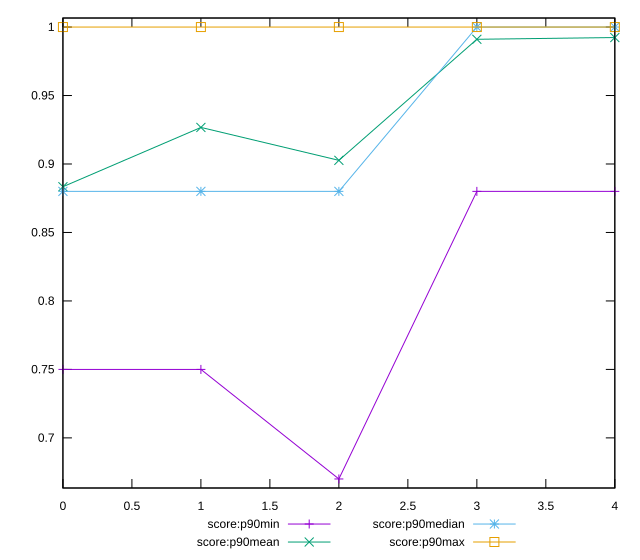

Here is the gnuplot script that generated this plot:
reset

$scoreP90Min <<EOF
0 0.75
1 0.75
2 0.67
3 0.88
4 0.88
EOF

$scoreP90Mean <<EOF
0 0.8834042553191487
1 0.926702127659574
2 0.9026595744680849
3 0.991063829787234
4 0.9923404255319149
EOF

$scoreP90Median <<EOF
0 0.88
1 0.88
2 0.88
3 1
4 1
EOF

$scoreP90Max <<EOF
0 1
1 1
2 1
3 1
4 1
EOF

set key outside below
set xrange [0:4]
set yrange [0.6634:1.0066]
set trange [0.6634:1.0066]
set terminal svg size 640, 560 enhanced background rgb 'white'
set output "report_00017_2021-02-10T15-08-03.406Z/uses-http2/progression/score.svg"

plot $scoreP90Min title "score:p90min" with linespoints, \
     $scoreP90Mean title "score:p90mean" with linespoints, \
     $scoreP90Median title "score:p90median" with linespoints, \
     $scoreP90Max title "score:p90max" with linespoints

reset
